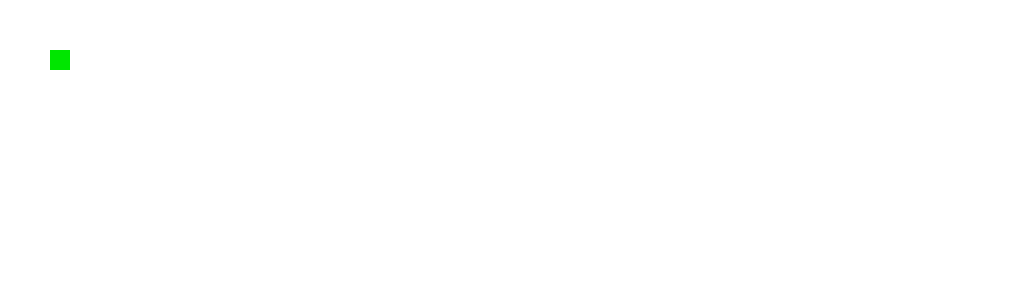
Frame 1 (no input)
Frame 60 (no input): identical to frame 1, image omitted
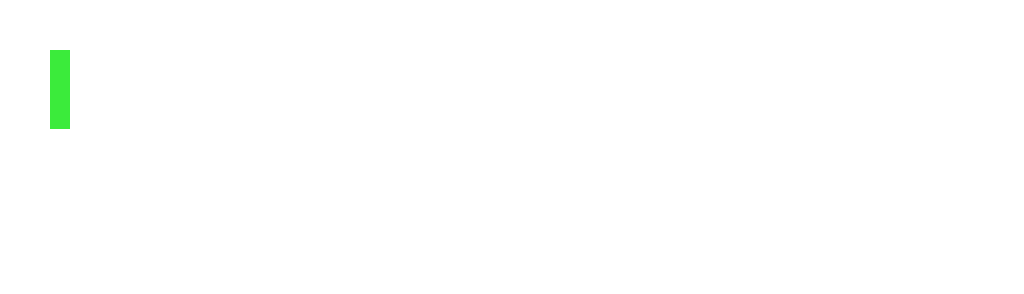
Frame 120 (the mouse pressed at the canvas centre since frame 60)

The p5.js sketch that drew these frames (run headless with seeded random() and noise() and a simulated clock; from frame 60 on, the mouse is pressed at the canvas centre):

// p5.js sketch
// ── sketch.js
var x;
var xPos = 20;
var yPos = 20;
var a = 255;

function setup() {
    createCanvas(1024, 294);
}

function draw() {
    background(255);

    fill(0,230,0, a);
    noStroke();
    rect(50, 50, xPos, yPos);
    
    if(mouseIsPressed) {
        yPos++;
        a--;
    }
}
